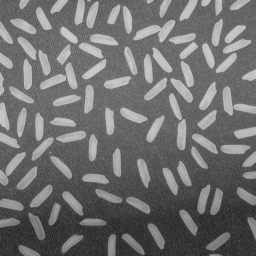
%> input picture rice.tif, 256 x 256 px
$ octave segmentation_2.m   (GNU Octave 9; MATLAB toolbox functions it lacks are replaced by stand-ins)
%> lines starting %> are read from the running program, lines starting %| are printed output that depends on the picture; in (x1, y1, x2, y2) boxes, pixels count from 0 and x2, y2 are one past the last pixel; in counts of white or black regions, pixels touching at a corner belong together; the program's own positions count from 1
img=imread('rice.tif');
%> img is the input picture: size 256x256 uint8; min 40, max 204, mean 111.2
subplot(231);imshow(img);
title('original image');
img1=imbinarize(img,graythresh(img));
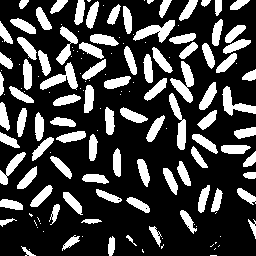
%> img1: size 256x256 logical; 25.8% white; 151 white regions (62 under 20 px), largest, box (x1, y1, x2, y2) and area: (170, 61, 194, 103) 448, (133, 20, 175, 43) 429, (40, 62, 78, 90) 423
subplot(232);imshow(img1);
title('bw image');
dist=bwdist(~img1);
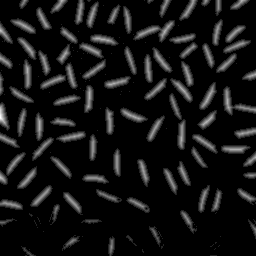
%> dist: size 256x256 single; min 0, max 7.28, mean 0.57; drawn with min black and max white
subplot(233);imshow(dist);
title('distance image');
l=watershed(-dist);
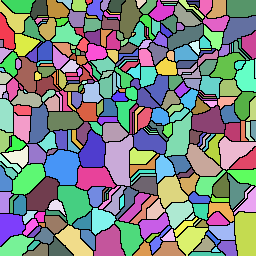
%> l: size 256x256 uint16; 314 distinct labels, from 0 to 313; one colour per label, 0 black
w=l==0;
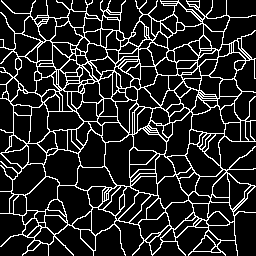
%> w: size 256x256 logical; 15.4% white in thin lines or dots
subplot(234);imshow(w);
title('l');
g=img1&~w;
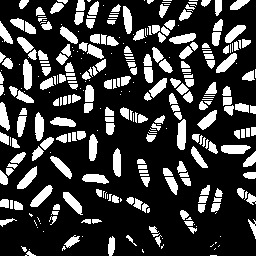
%> g: size 256x256 logical; 23.7% white; 313 white regions (116 under 20 px), largest, box (x1, y1, x2, y2) and area: (177, 119, 186, 150) 233, (23, 59, 32, 90) 226, (221, 145, 251, 154) 224
subplot(235);imshow(label2rgb(g,'jet'));
%> after `imshow(label2rgb(g,'jet'))`:
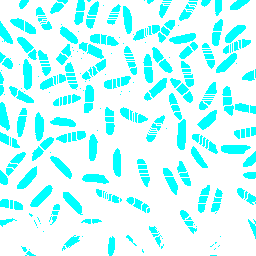
%> displayed picture: size 256x256x3, on the screen's scale of 0 to 255; mean R, G, B 194.6, 255, 255
title('1');

$ run again, with house.tif copied over rice.tif
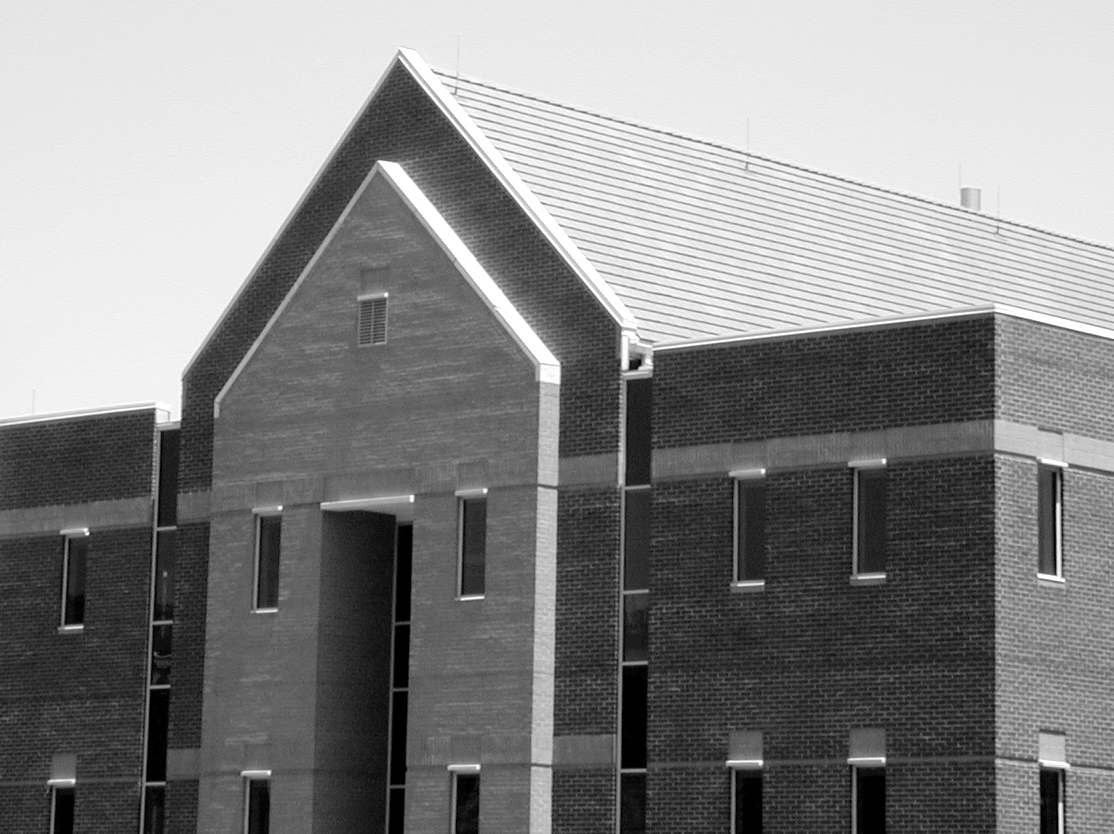
%> input picture house.tif, 1114 x 834 px
%> img is the input picture: size 834x1114 uint8; min 0, max 255, mean 133.3
%> `img1=imbinarize(img,graythresh(img));`:
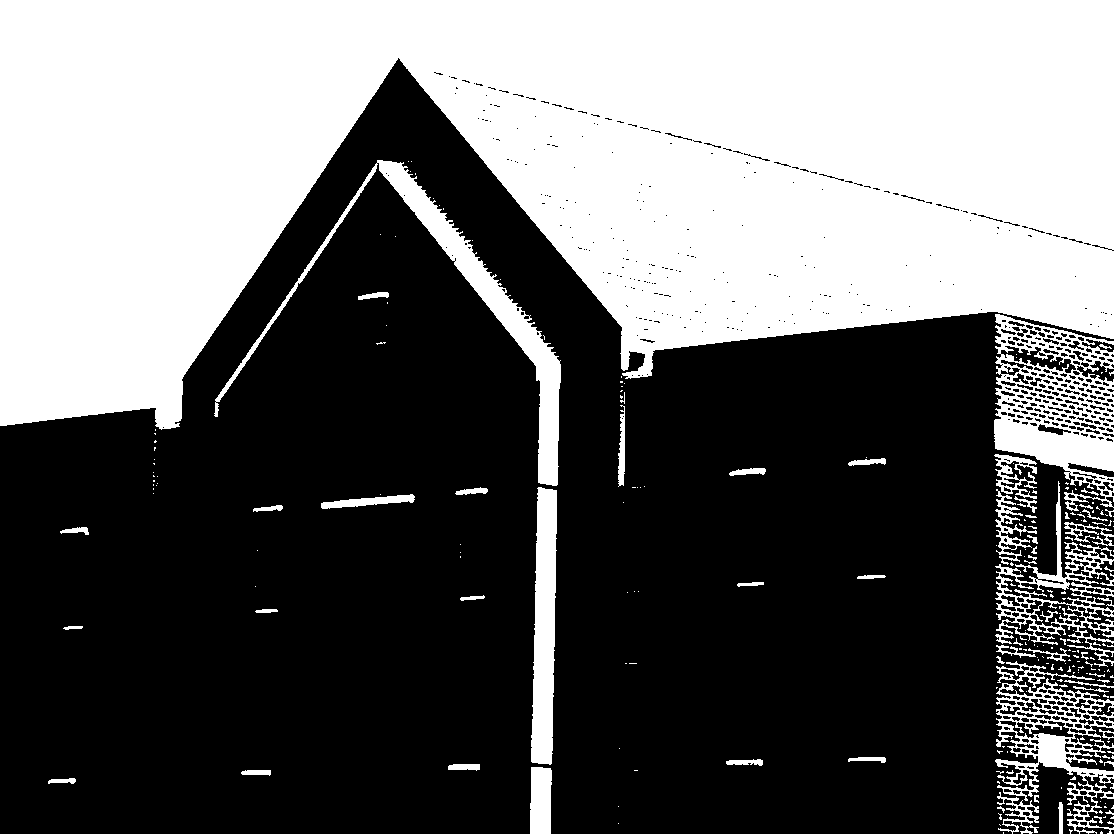
%> img1: size 834x1114 logical; 40.5% white; 243 white regions (183 under 20 px), largest, box (x1, y1, x2, y2) and area: (0, 0, 1114, 430) 329326, (994, 314, 1114, 511) 11407, (214, 160, 561, 486) 9550
%> l: size 834x1114 uint16; 1987 distinct labels, from 0 to 1986
%> w: size 834x1114 logical; 6.3% white in thin lines or dots
%> g: size 834x1114 logical; 38.9% white; 1988 white regions (1398 under 20 px), largest, box (x1, y1, x2, y2) and area: (0, 0, 398, 426) 123158, (399, 0, 1114, 250) 112112, (823, 176, 931, 265) 5984
%> `imshow(label2rgb(g,'jet'))`:
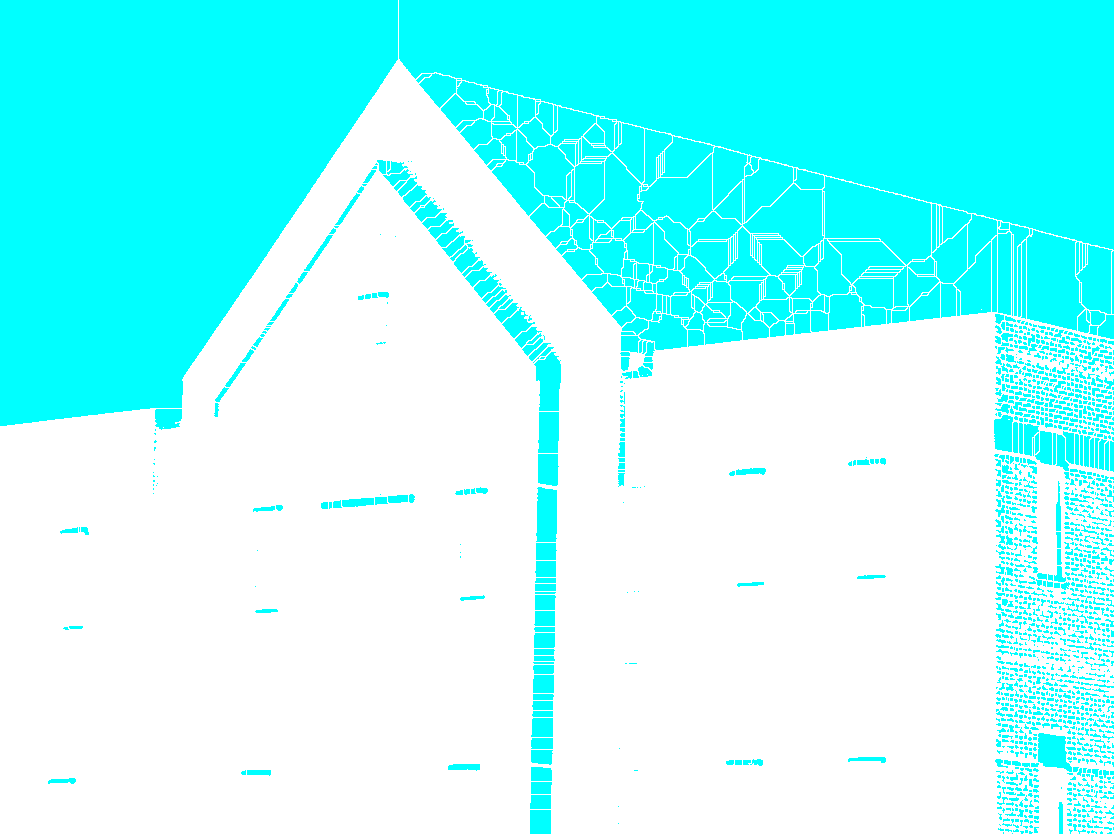
%> displayed picture: size 834x1114x3, on the screen's scale of 0 to 255; mean R, G, B 155.7, 255, 255
